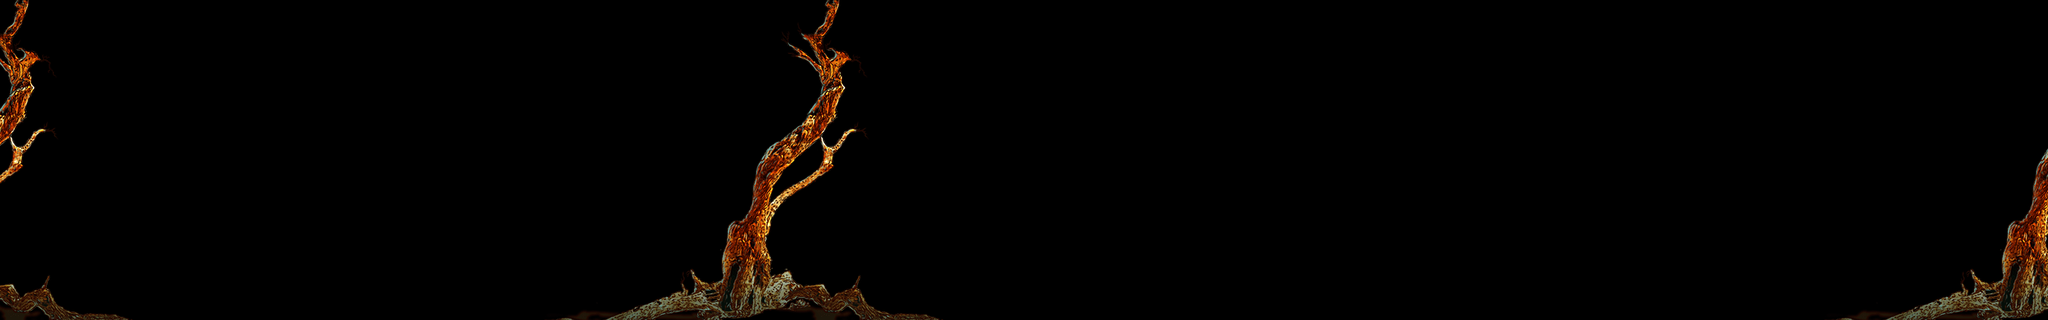

This is a level from a 2D game, rendered from its Tiled map with the project's own tilesets. A one-line summary and the map file follow, with tile-layer data summarised:
An orthogonal 96x15 tile map with 32x32 px tiles, 1 tile layer (close1).

<map version="1.0" orientation="orthogonal" renderorder="right-down" width="96" height="15" tilewidth="32" tileheight="32">
 <tileset firstgid="1" name="damo_close1" tilewidth="32" tileheight="32">
  <image source="close/damo_close1.png" width="712" height="500" />
 </tileset>
 <layer name="close1" width="96" height="15">
  <data>[1440 cells, 630 non-empty, 330 distinct tile ids]</data>
 </layer>
</map>
